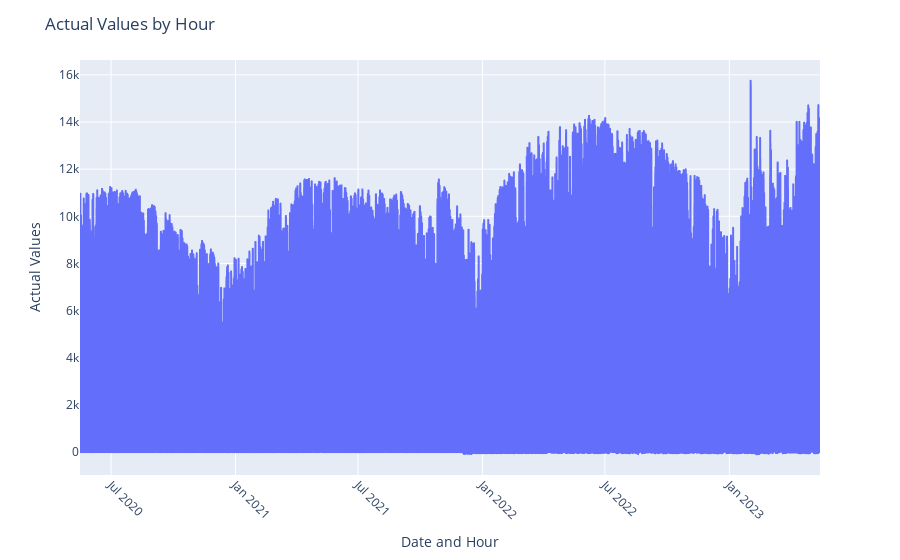

Here is the notebook cell this chart was saved with:
### Code cell
# Combine the 'Date' and 'Hour' columns into a new column
data['DateHour'] = pd.to_datetime(data['Date']) + pd.to_timedelta(data['Hour'], unit='h')
print(data.head())

# Create a line plot using Plotly
fig = px.line(data, x='DateHour', y='Actual')

# Set the title and labels
fig.update_layout(title='Actual Values by Hour',
                  xaxis_title='Date and Hour',
                  yaxis_title='Actual Values')

# Rotate x-axis labels
fig.update_xaxes(tickangle=45)

# Display the plot
fig.show()

### Figure 1 — Plotly figure (JSON) as saved in the notebook; plotly's stock layout.template omitted (floating-point values rounded to 4 significant figures; data arrays with more than 128 entries replaced by an {"elided": "..."} marker saying what was removed)
{"data": [{"hovertemplate": "DateHour=%{x}<br>Actual=%{y}<extra></extra>", "legendgroup": "", "line": {"color": "#636efa", "dash": "solid"}, "marker": {"symbol": "circle"}, "mode": "lines", "name": "", "showlegend": false, "type": "scattergl", "x": {"elided": "26193 str values"}, "xaxis": "x", "y": {"elided": "26193 int values"}, "yaxis": "y"}], "layout": {"legend": {"tracegroupgap": 0}, "margin": {"t": 60}, "title": {"text": "Actual Values by Hour"}, "xaxis": {"anchor": "y", "domain": [0, 1], "tickangle": 45, "title": {"text": "Date and Hour"}}, "yaxis": {"anchor": "x", "domain": [0, 1], "title": {"text": "Actual Values"}}}}
